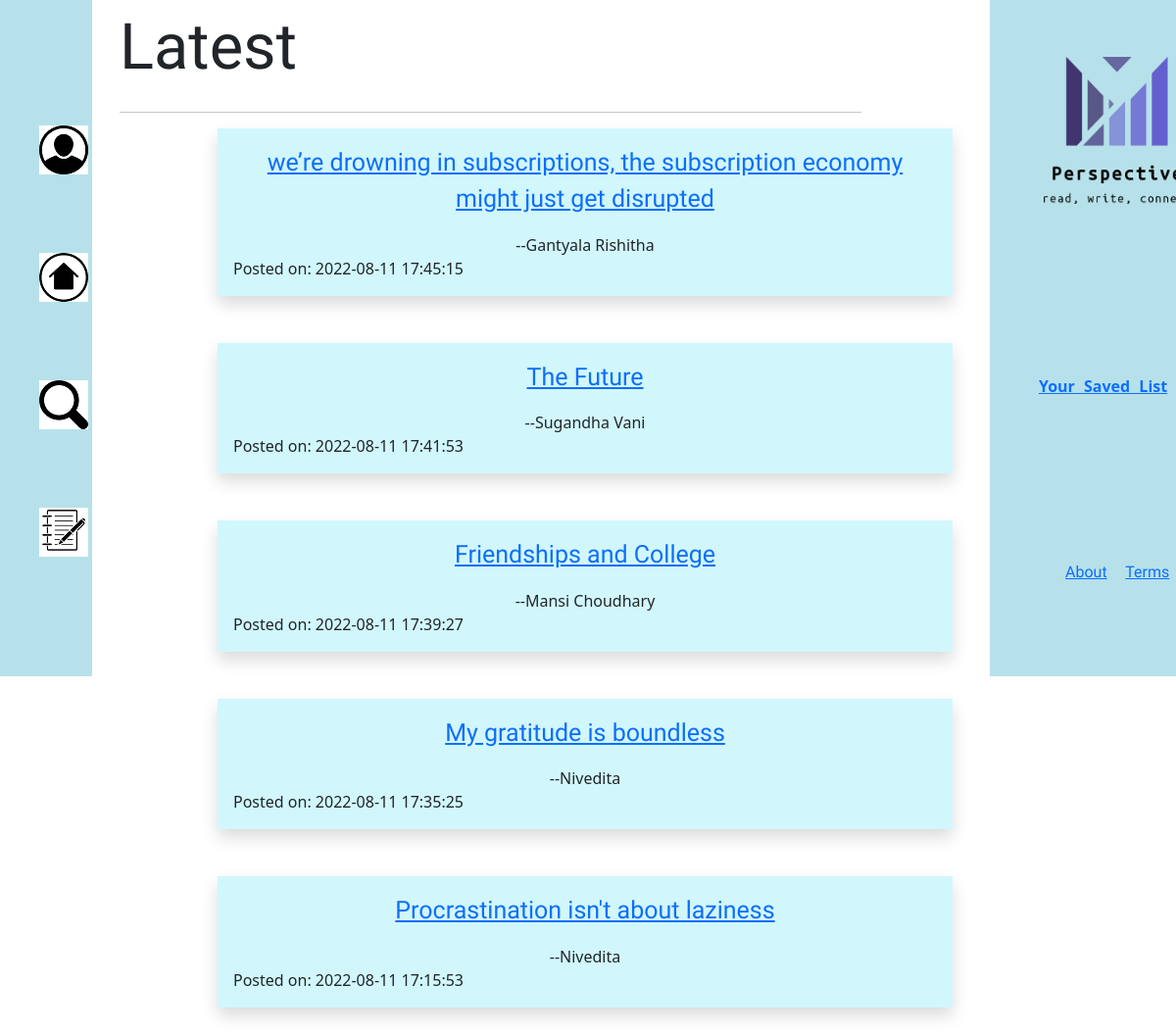
/homefeed (signed in), run on the app's committed database.
### website/models.py (models this page shows)
class Post(db.Model):
    id = db.Column(db.Integer, primary_key=True)
    heading=db.Column(db.Text,nullable=False)
    formatting=db.Column(db.Text)
    text=db.Column(db.Text,nullable=False)
    tags=db.Column(db.Text,nullable=False)
    date_created = db.Column(db.DateTime(timezone=True), default=func.now())
    author=db.Column(db.Integer, db.ForeignKey('user.id',ondelete="CASCADE"),nullable=False)
    comments=db.relationship('Comment',backref='post',passive_deletes=True)
    saveds=db.relationship('Saved',backref='post',passive_deletes=True)

class User(db.Model, UserMixin):
    id = db.Column(db.Integer, primary_key=True)
    email = db.Column(db.String(150), unique=True)
    name = db.Column(db.String(150))
    password = db.Column(db.String(150))
    date_created = db.Column(db.DateTime(timezone=True), default=func.now())
    posts=db.relationship('Post',backref='user',passive_deletes=True)
    comments=db.relationship('Comment',backref='user',passive_deletes=True)
    saveds=db.relationship('Saved',backref='user',passive_deletes=True)

### website/views.py (the view)
@views.route("/homefeed")
@views.route("/homefeed.html")
@login_required
def homefeed():
     posts=Post.query.order_by(Post.date_created.desc())
     return render_template("homefeed.html",user=current_user,posts=posts)

### website/__init__.py (called while the page is built)
def create_app():
    app = Flask(__name__)
    app.config['SECRET_KEY'] = "helloworld"
    app.config['SQLALCHEMY_DATABASE_URI'] = f'sqlite:///{DB_NAME}'
    db.init_app(app)
    from .views import views
    from .auth import auth
    app.register_blueprint(views, url_prefix="/")
    app.register_blueprint(auth, url_prefix="/")
    from .models import User, Post,Comment,Saved
    create_database(app)
    login_manager = LoginManager()
    login_manager.login_view = "auth.login"
    login_manager.init_app(app)
    @login_manager.user_loader
    def load_user(id):
        return User.query.get(int(id))
    return app

### website/templates/homefeed.html (shortened to what this page needs)
{% extends "base.html" %} {% block head %}
<link rel="stylesheet" type="text/css" href="../static/homefeed.css" />
{% endblock %} {% block content%}
<div class="whole">
  <nav class="navbar navbar-expand-lg">
    <div class="collapse navbar-collapse" id="navbarSupportedContent">
      <ul class="navbar-nav me-auto mb-2 mb-lg-0">
        <center style="margin-left: 30px">
          <li class="nav-item">
            <div class="one">
              <a href="myprofile.html"
                ><img src="../static/profile-removebg-preview.png"
              /></a>
            </div>
          </li>
          <li class="nav-item">
            <div class="two">
              <a href="homefeed.html"
                ><img src="../static/home-removebg-preview.png"
              /></a>
            </div>
          </li>
          <li class="nav-item">
            <div class="three">
              <a href="search.html"
                ><img src="../static/search-removebg-preview.png"
              /></a>
            </div>
          </li>
          <li class="nav-item">
            <div class="four">
              <a href="write.html"
                ><img src="../static/note-removebg-preview.png"
              /></a>
            </div>
          </li>
        </center>
      </ul>
    </div>
  </nav>
</div>
<div class="total">
  <center
    style="font-size: 65px; font-family: 'Cookie', cursive; text-align: left"
  >
    Latest
  </center>
  <hr align="center" size="3px" color="black" />
  {%for post in posts %}
  <div class="stories">
    <div class="niv">
      <div class="shadow p-3 mb-5">
        <center style="line-height: 1.5">
          <p style="font-size: 25px; font-family: 'Acme', sans-serif">
            <a href="/{{post.heading}}">{{post.heading}} </a>
          </p>
          --{{post.user.name}}
          <br />
        </center>
        Posted on: {{post.date_created}}
      </div>
    </div>
  </div>
  {%endfor%}
</div>
<div class="third">
  <nav class="navbar navbar-expand-lg">
    <div class="collapse navbar-collapse" id="navbarSupportedContent">
      <ul class="navbar-nav me-auto mb-2 mb-lg-0">
        <center>
          <li class="nav-item" style="padding-left: 50px; padding-top: 50px">
            <img
              src="../static/Screenshot (544).png"
              width="150px"
              height="150px"
            />
          </li>
          <br />
          <li class="nav-item">
            <p
              style="padding-top: 150px; padding-left: 50px; word-spacing: 5px"
            >
              <b><a href="saved.html">Your Saved List</a></b>
            </p>
          </li>
          <li class="nav-item">
            <p
              style="
                word-spacing: 15px;
                padding-top: 150px;
                padding-left: 50px;
                font-family: 'Acme', sans-serif;
              "
            >
              <a href="about.html">About</a>
              <a href="terms.html">Terms</a>
            </p>
          </li>
        </center>
      </ul>
    </div>
  </nav>
</div>
{% endblock %}

### website/templates/base.html (shortened to what this page needs)
<!DOCTYPE html>
<html lang="en">
  <head>
    <link
      href="https://cdn.jsdelivr.net/npm/bootstrap@5.0.2/dist/css/bootstrap.min.css"
      rel="stylesheet"
    />
    <link
  href="https://cdn.jsdelivr.net/npm/bootstrap@5.2.0/dist/css/bootstrap.min.css"
  rel="stylesheet"
/>
<link rel="stylesheet" type="text/css" href="../static/search.css" />
    {%block head%} {%endblock%}
  </head>
  <body>
    <div class="container">
      {% block content %}
      {% endblock %}
    </div>
  </body>
</html>

### website/static/search.css (style rules this page uses)
.whole { background-color: #b7e1ea; width: 10%; margin-left: -50px; height: 690px; float: left; }
.total { float: left; width: 75%; }
.one { padding-top: 120px; }
.two { padding-top: 80px; }
.three { padding-top: 80px; }
.four { padding-top: 80px; }
.third { background-color: #b7e1ea; width: 15%; height: 690px; float: right; margin-right: -50px; }

### website/static/homefeed.css (style rules this page uses)
.whole { background-color: #b7e1ea; width: 12%; height: 690px; float: left; position: fixed; left: 0; z-index: 1; }
.whole ul li a { margin-left: 30px; padding: 0 30px; }
.total { float: left; width: 75%; padding-left: 80px; }
.shadow { width: 250%; background-color: #D1F7FC; }
.third { background-color: #b7e1ea; width: 20%; height: 690px; float: right; position: fixed; right: 0; z-index: 1; }
.one { padding-top: 120px; }
.two { padding-top: 80px; }
.three { padding-top: 80px; }
.four { padding-top: 80px; }
.stories { margin-left: 100px; display: flex; }
.niv { width: 300px; }

### data on the page
Post: heading "we’re drowning in subscriptions, the subscription economy might just get disrupted", user.name "Gantyala Rishitha", date_created "2022-08-11 17:45:15"
Post: heading "The Future", user.name "Sugandha Vani", date_created "2022-08-11 17:41:53"
Post: heading "Friendships and College", user.name "Mansi Choudhary", date_created "2022-08-11 17:39:27"
Post: heading "My gratitude is boundless", user.name "Nivedita", date_created "2022-08-11 17:35:25"
Post: heading "Procrastination isn't about laziness", user.name "Nivedita", date_created "2022-08-11 17:15:53"
